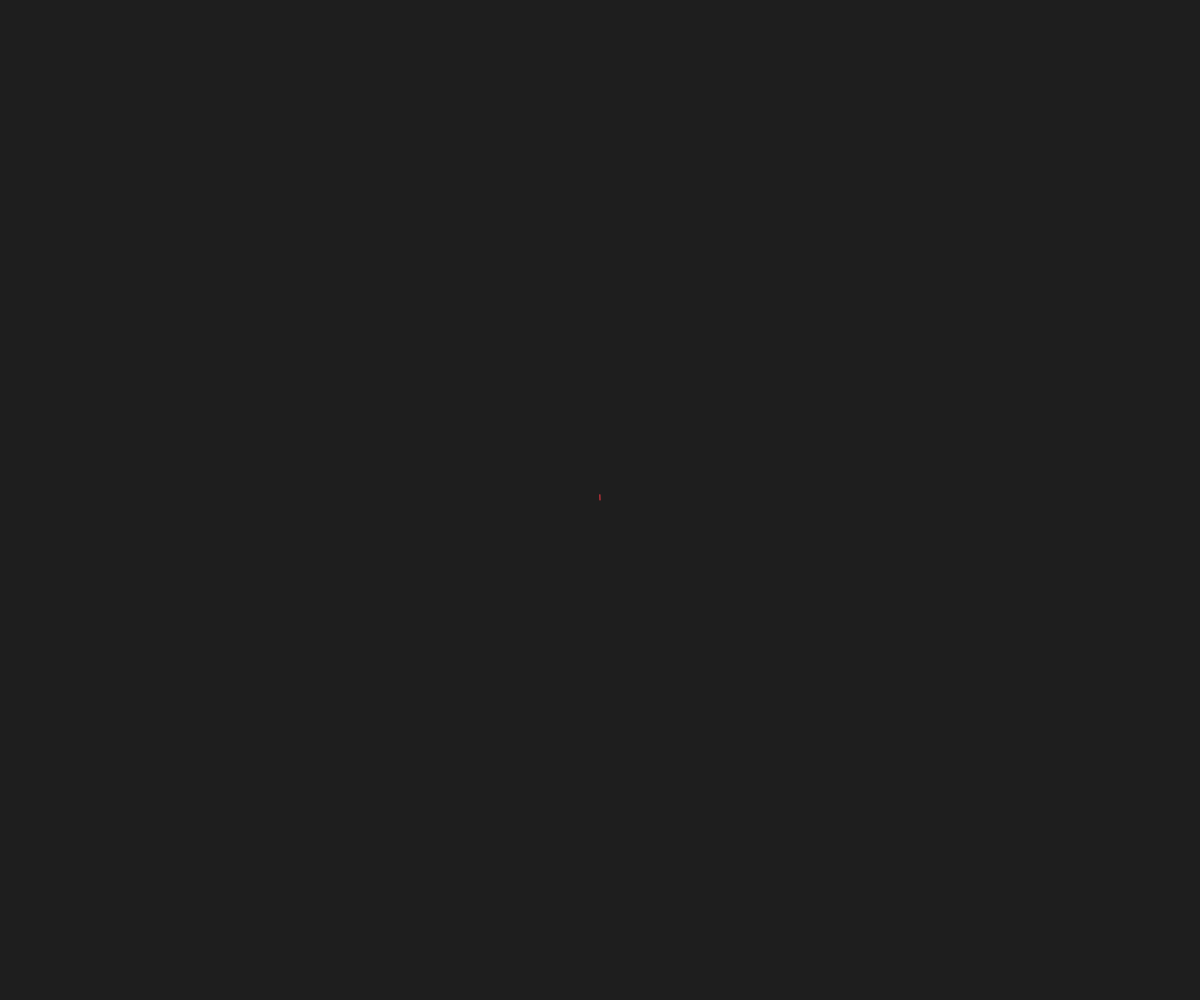
Frame 1 (no input)
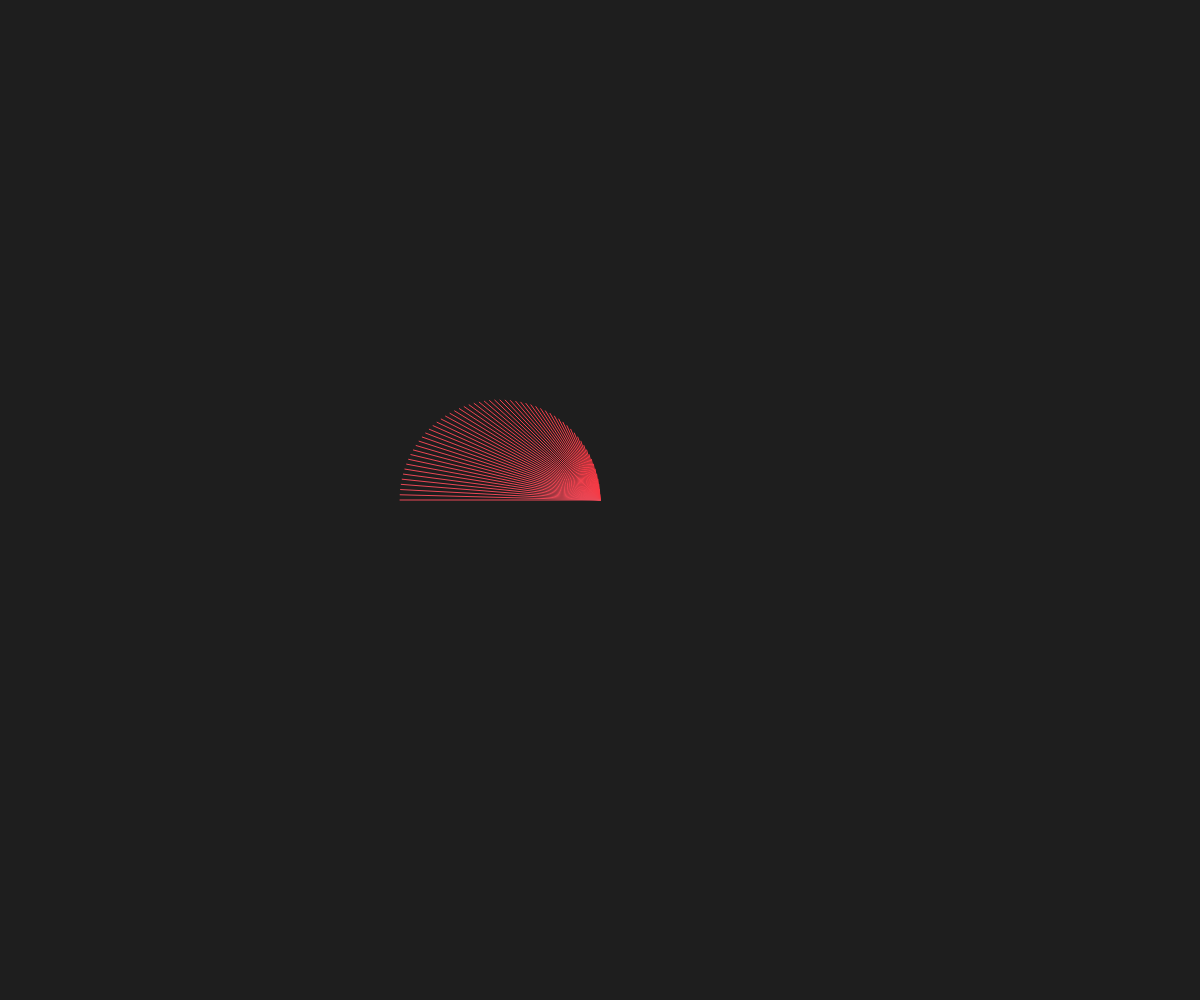
Frame 60 (no input)
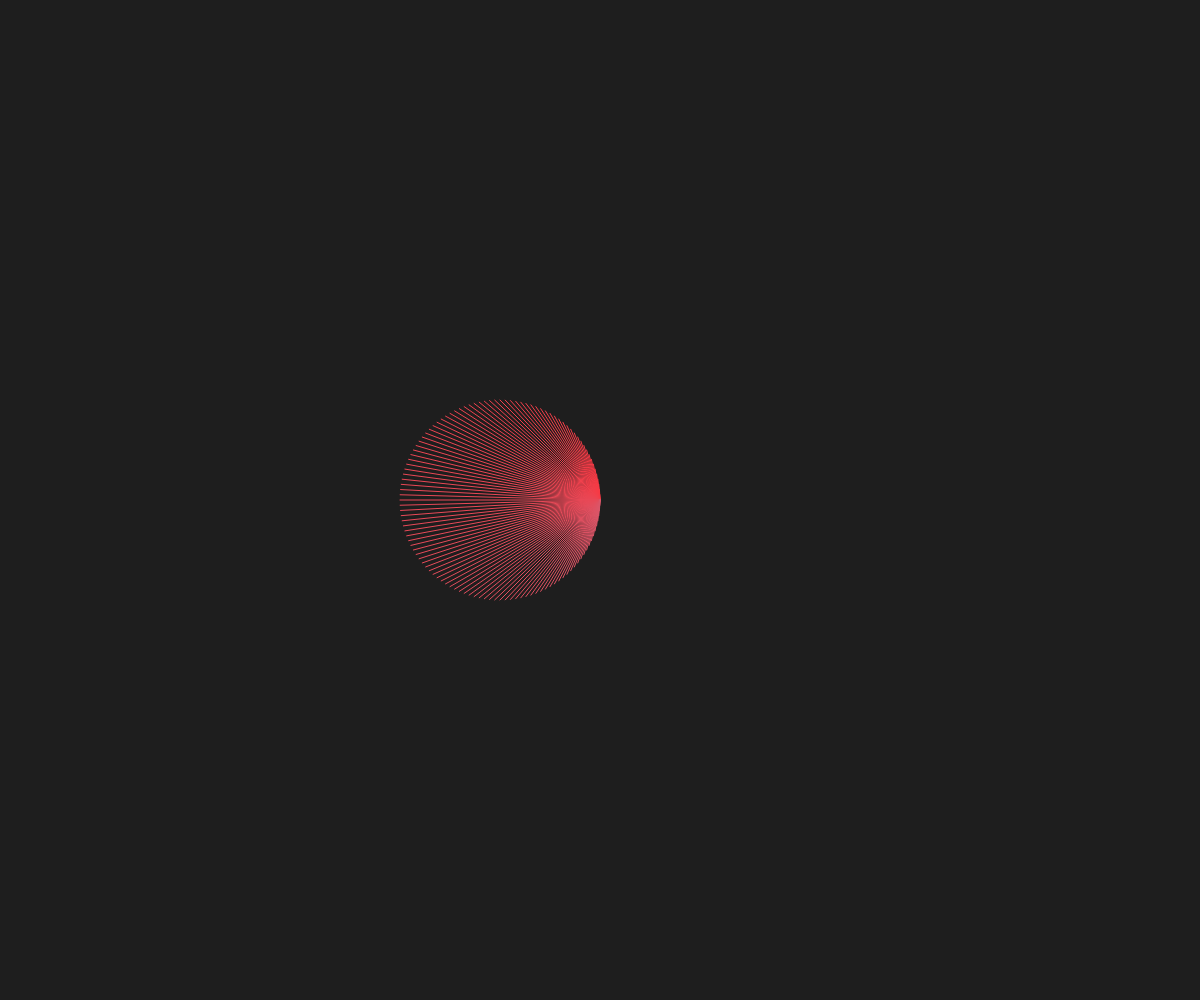
Frame 120 (the mouse pressed at the canvas centre since frame 60)

The p5.js sketch that drew these frames (run headless with seeded random() and noise() and a simulated clock; from frame 60 on, the mouse is pressed at the canvas centre):

// p5.js sketch
// ── sketch.js


function preload(){
  // put preload code here
}

function setup() {
  createCanvas(windowWidth, windowHeight);
  background(30);
  angleMode(DEGREES);

  frameRate(60);
}

function draw() {

  translate(width/2,height/2)
  stroke(
    lerpColor(
      color (249, 57, 67),
      color (126, 178, 221),
      frameCount/480
    )
  );

  if (frameCount <=120) {
    push();
    translate(-100,0);
    line(100, 0, 100*sin(frameCount*3 + 90), 100*cos(frameCount*3 + 90));
    pop();
  }
  else {if (frameCount <= 240){
      push();
      translate(0,100);
      line(0, -100, 100*sin(frameCount*3 + 180), 100*cos(frameCount*3 + 180));
      pop();}
      else {if(frameCount <= 360){
            translate(100,0);
            line(-100, 0, 100*sin(frameCount*3 - 90), 100*cos(frameCount*3 - 90));
          }
        else {
          translate(0, -100);
          line(0, 100, 100*sin(frameCount*3), 100*cos(frameCount*3));}
        }
  }

  if (frameCount >= 480){
    background(30);
    frameCount = -1;}
}
